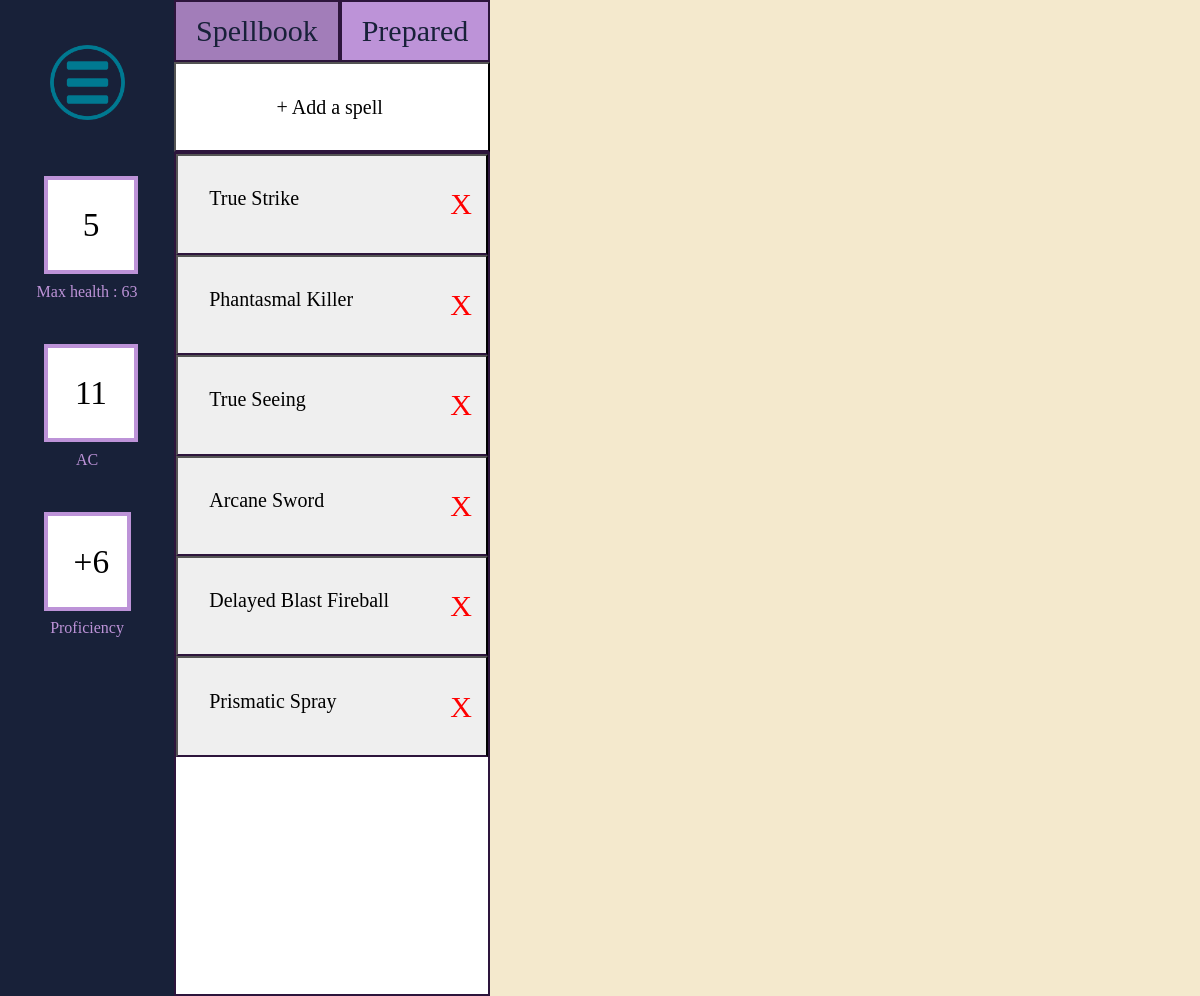
The app's page /character_spells/37/1 (signed in) with its own data.
### tables this page shows
CREATE TABLE "Spell" (
    Spell_Id INTEGER NOT NULL PRIMARY KEY ASC
, `Level` INTEGER, `Name` TEXT, "School" TEXT, `Time` TEXT, `Range` TEXT, `Components` TEXT, Duration TEXT, Description TEXT);

### routes.py (the view)
@app.route('/character_spells/<id>/<category>')
def character_spells(id, category):
    conn = sqlite3.connect(db)
    cur = conn.cursor()
    cur.execute('''SELECT Character.Class,Character.User_Id,Class.Name,
                Character.HP,Character.Current_HP,Character.AC,
                Character.Level FROM Character JOIN Class ON
                 Character.Class = Class.Class_Id WHERE
                 Character_Id = ?''', (id,))
    character_data = cur.fetchone()
    if character_data is None:
        abort(404)
    elif ('user_id' not in session) or character_data[1] != session['user_id']:
        abort(403)
    caster = 1
    if character_data[0] in [2, 5, 6, 9]:
        return redirect(f"/character/{id}")
    elif character_data[0] in [1, 3, 4, 10, 12]:
        caster = 0
    elif character_data[0] == 11:
        caster = 2
    if category == "0" or (category == "1" and character_data[0] == 12):
        category = int(category)
    else:
        abort(404)
    spellData = []
    unknowns = []
    if category == 0:
        cur.execute('''SELECT * FROM Spell WHERE Spell_Id in
                    (SELECT Spell_Id FROM SpellCharacter WHERE Character_Id = ?)
                    ORDER BY Level''', (id,))
        spellData = cur.fetchall()
        cur.execute('''SELECT Spell_Id,Name,Level FROM Spell WHERE Spell_Id IN
                    (SELECT Spell_Id FROM SpellClass WHERE Class_Id = ? AND
                    Spell_Id AND NOT Spell_Id In (SELECT Spell_Id FROM
                    SpellCharacter WHERE Character_Id = ?) AND Level <= ?)
                    ORDER BY Level''',
                    (character_data[0], id,
                     caster_spells[caster][character_data[6]-1]))
        unknowns = cur.fetchall()
    else:
        cur.execute('''SELECT * FROM Spell WHERE Spell_Id in
                    (SELECT Spell_Id FROM SpellCharacterWizard
                     WHERE Character_Id = ?)
                    ORDER BY Level''', (id,))
        spellData = cur.fetchall()
        cur.execute('''SELECT Spell_Id,Name,Level FROM Spell WHERE Spell_Id IN
                    (SELECT Spell_Id FROM SpellCharacter WHERE Character_Id = ?
                     AND NOT Spell_Id In (SELECT Spell_Id FROM
                    SpellCharacterWizard WHERE Character_Id = ?) AND Level <= ?)
                    ORDER BY Level''',
                    (id, id, caster_spells[caster][character_data[6]-1]))
        unknowns = cur.fetchall()
    resetSession()
    other_values = [id, character_data[3], character_data[4],
                    character_data[5], ((character_data[6]-1)//4)+2,
                    character_data[1], character_data[0], character_data[6]]
    return render_template('CharacterSpells.html', other_values=other_values,
                           spellData=spellData,
                           unknownSpells=unknowns,
                           category=category)

### routes.py (called while the page is built)
def resetSession():
    if 'user_id' in session:
        placeholder = session['user_id']
    else:
        placeholder = None
    session.clear()
    collect()
    if placeholder is not None:
        session['user_id'] = placeholder

### templates/CharacterSpells.html (shortened to what this page needs)
{% extends 'sheetLayout.html' %}
{% block content %}
    <div class="spell-main">
        <div>
            {% if other_values[6] == 12 %}
            <div class = "wizardSpellSwitcher">
                <a href = "{{ url_for('character_spells', id=other_values[0], category = 0)}}">
                    <button type="submit" class = "submit" style="width:100%; {% if category == 1 %} background-color: #a27db9; {% endif %}">Spellbook</button>
                </a>
                <a href = "{{ url_for('character_spells', id=other_values[0], category = 1)}}">
                    <button type="submit" class = "submit" style="width:100%; {% if category == 0 %} background-color: #a27db9; {% endif %}">Prepared</button>
                </a>
            </div>
            {% endif %}
            <div id="unknownSpellsToggle" class="toggle-button" data-category = {{category}}>
                <button class = "known-spell-button" style = "background-color: white; text-align: center;">+ Add a spell</button>
            </div>
            <div class="spells-list" id = "spells-list">
                {% for spell in spellData %}
                    <button class="known-spell-button" data-id="{{ spell[0] }}" data-spell='{{ spell | tojson }}' id = {{spell[0]}}><div>{{ spell[2] }}</div><div class = "spell_cross">X</div></button>
                {% endfor %}
            </div>
        </div>
        <div class = "spell-description-container" id="spell-info">
        </div>
        </div>
{% endblock %}

### static/styles.css (style rules this page uses)
body { margin: 0px; height: 70vw; }
.submit { min-height: 50px; font-size: 30px; padding: 12px; padding-left: 20px; padding-right: 20px; background-color: #bd93d8; color: #182139; font-family: "Bree Serif", serif; border:#2d153c solid 2px; }
.spell-description-container { text-align: left; padding: 30px; padding-top:0px; }
.spell-main { text-align: center; display: grid; grid-template-columns: 1fr 3fr; }
.spells-list { overflow-y: scroll; height: 70vw; background-color: white; border: #2d153c 2px solid; scrollbar-color: #5eb8ca rgb(231, 231, 231); }
.known-spell-button { width: 100%; background-color: none; border-bottom: #2d153c 2px solid; padding: 10%; padding-right:3%; font-size: 20px; font-family: "Bree Serif", serif; display: grid; text-align: left; grid-template-columns: 9fr 1fr; }
.spell_cross { color:red; align-self: right; font-size: 30px; }
.wizardSpellSwitcher { display: grid; grid-template-columns: 1fr 1fr; width: 100%; }

### records on screen
Spell: Name "True Strike"
Spell: Name "Phantasmal Killer"
Spell: Name "True Seeing"
Spell: Name "Arcane Sword"
Spell: Name "Delayed Blast Fireball"
Spell: Name "Prismatic Spray"

### other values on screen
{{ other_values[1] }} "63"
{{ other_values[4] }} "6"
